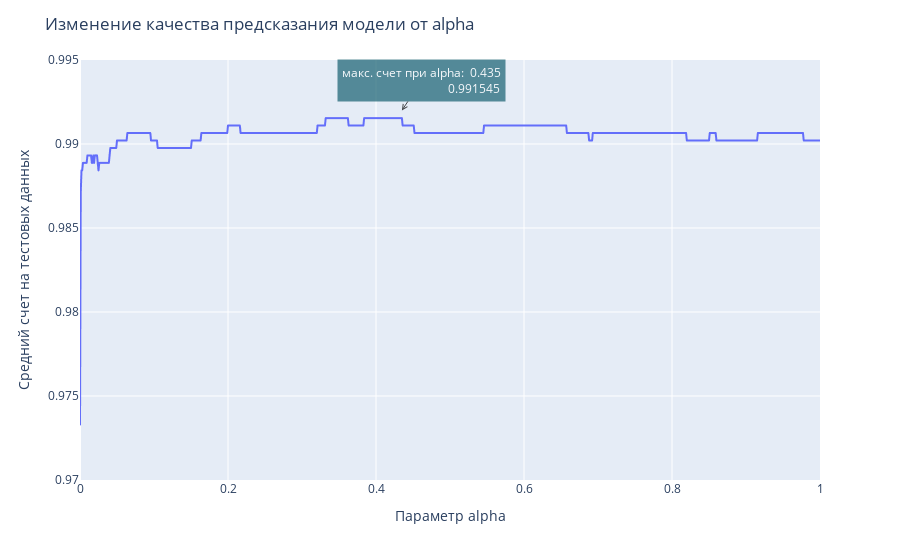

Notebook code cell kept with this figure:
### Code cell
# создадим dataframe на основе результатов подбора параметров,
# это упростит нам отрисовку графика
grid_search_results = pd.DataFrame(grid_search.cv_results_)
fig = px.line(
              grid_search_results,
              x='param_alpha', 
              y='mean_test_score',
            )
fig.update_layout(title='Изменение качества предсказания модели от alpha',
                   xaxis_title='Параметр alpha',
                   yaxis_title='Средний счет на тестовых данных',
                   )
fig.update_yaxes(range = [0.97,.995])
fig.add_annotation(
        x=.435,
        y=.992,
        text=f"макс. счет при alpha:  {max_alpha['alpha']}<br>{grid_search.best_score_:43.6f}",
        font=dict(
            size=12,
            color="#ffffff"
            ),
        align="center",
        ax=20,
        borderpad=4,
        bgcolor="#166071",
        opacity=0.7,
        showarrow=True,
        arrowhead=5,
        arrowsize=1,
        arrowwidth=1,
        arrowcolor="#000000",
        ay=-30,        
        )

fig.show()

### Figure 1 — Plotly figure (JSON) as saved in the notebook; plotly's stock layout.template omitted (floating-point values rounded to 4 significant figures; data arrays with more than 128 entries replaced by an {"elided": "..."} marker saying what was removed)
{"data": [{"hovertemplate": "param_alpha=%{x}<br>mean_test_score=%{y}<extra></extra>", "legendgroup": "", "line": {"color": "#636efa", "dash": "solid"}, "marker": {"symbol": "circle"}, "mode": "lines", "name": "", "showlegend": false, "type": "scattergl", "x": {"elided": "1001 float values"}, "xaxis": "x", "y": {"elided": "1001 float values"}, "yaxis": "y"}], "layout": {"annotations": [{"align": "center", "arrowcolor": "#000000", "arrowhead": 5, "arrowsize": 1, "arrowwidth": 1, "ax": 20, "ay": -30, "bgcolor": "#166071", "borderpad": 4, "font": {"color": "#ffffff", "size": 12}, "opacity": 0.7, "showarrow": true, "text": "макс. счет при alpha:  0.435<br>                                   0.991545", "x": 0.435, "y": 0.992}], "legend": {"tracegroupgap": 0}, "margin": {"t": 60}, "title": {"text": "Изменение качества предсказания модели от alpha"}, "xaxis": {"anchor": "y", "domain": [0, 1], "title": {"text": "Параметр alpha"}}, "yaxis": {"anchor": "x", "domain": [0, 1], "range": [0.97, 0.995], "title": {"text": "Средний счет на тестовых данных"}}}}
